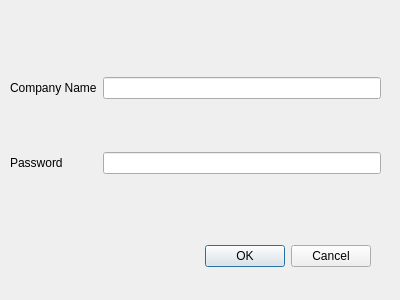
<?xml version="1.0" encoding="UTF-8"?>
<ui version="4.0">
 <class>CompanyLogin</class>
 <widget class="QDialog" name="CompanyLogin">
  <property name="geometry">
   <rect>
    <x>0</x>
    <y>0</y>
    <width>400</width>
    <height>300</height>
   </rect>
  </property>
  <property name="windowTitle">
   <string>Dialog</string>
  </property>
  <widget class="QDialogButtonBox" name="buttonBox">
   <property name="geometry">
    <rect>
     <x>30</x>
     <y>240</y>
     <width>341</width>
     <height>32</height>
    </rect>
   </property>
   <property name="orientation">
    <enum>Qt::Horizontal</enum>
   </property>
   <property name="standardButtons">
    <set>QDialogButtonBox::Cancel|QDialogButtonBox::Ok</set>
   </property>
  </widget>
  <widget class="QWidget" name="gridLayoutWidget">
   <property name="geometry">
    <rect>
     <x>10</x>
     <y>30</y>
     <width>371</width>
     <height>191</height>
    </rect>
   </property>
   <layout class="QGridLayout" name="gridLayout">
    <item row="1" column="0">
     <widget class="QLabel" name="label_2">
      <property name="text">
       <string>Password</string>
      </property>
     </widget>
    </item>
    <item row="0" column="0">
     <widget class="QLabel" name="label">
      <property name="text">
       <string>Company Name</string>
      </property>
     </widget>
    </item>
    <item row="0" column="1">
     <widget class="QLineEdit" name="username_lineedit"/>
    </item>
    <item row="1" column="1">
     <widget class="QLineEdit" name="password_lineedit"/>
    </item>
   </layout>
  </widget>
 </widget>
 <resources/>
 <connections>
  <connection>
   <sender>buttonBox</sender>
   <signal>accepted()</signal>
   <receiver>CompanyLogin</receiver>
   <slot>accept()</slot>
   <hints>
    <hint type="sourcelabel">
     <x>248</x>
     <y>254</y>
    </hint>
    <hint type="destinationlabel">
     <x>157</x>
     <y>274</y>
    </hint>
   </hints>
  </connection>
  <connection>
   <sender>buttonBox</sender>
   <signal>rejected()</signal>
   <receiver>CompanyLogin</receiver>
   <slot>reject()</slot>
   <hints>
    <hint type="sourcelabel">
     <x>316</x>
     <y>260</y>
    </hint>
    <hint type="destinationlabel">
     <x>286</x>
     <y>274</y>
    </hint>
   </hints>
  </connection>
 </connections>
</ui>
